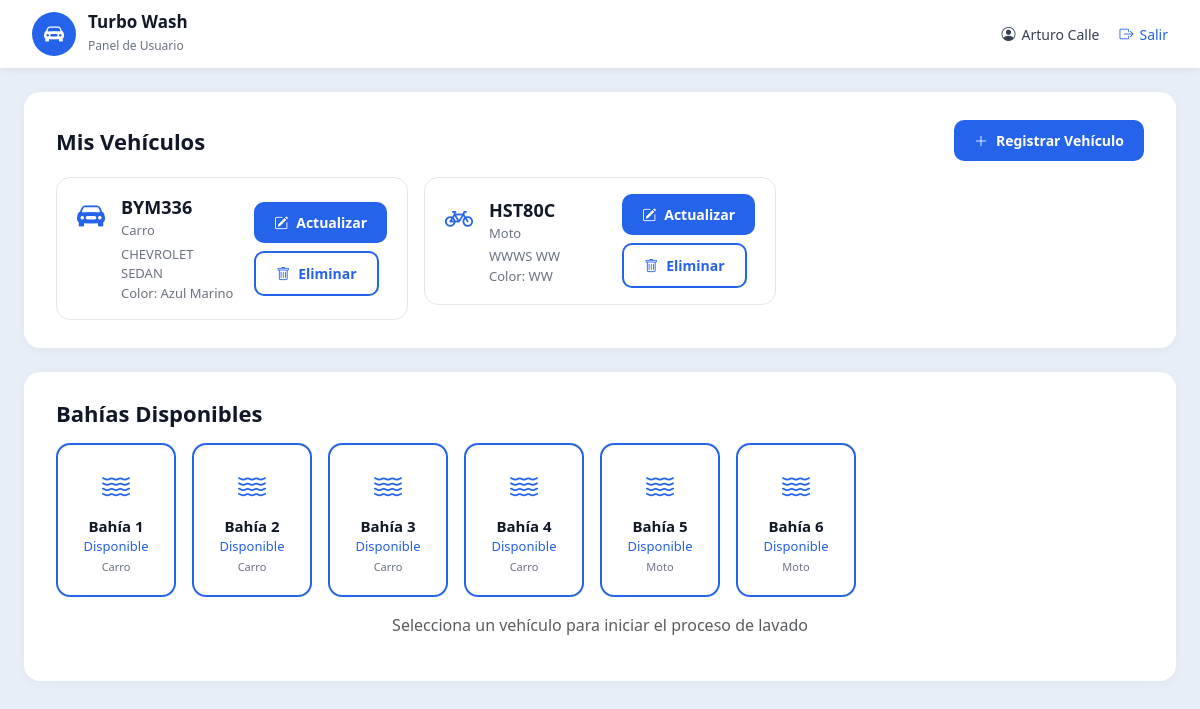
Screenshot of /panel/ (signed in) with the database file from the repository.
### core/models.py (models this page shows, shortened)
class PerfilUsuario(models.Model):
    user = models.OneToOneField(User, on_delete=models.CASCADE, related_name='perfil')
    documento_identidad = models.CharField(max_length=20)
    telefono = models.CharField(max_length=20)
    nombre_completo = models.CharField(max_length=150)
    vehiculo_registrado = models.BooleanField(default=False)
    class Meta:
        verbose_name = 'Perfil de Usuario'
        verbose_name_plural = 'Perfiles de Usuarios'

class Vehiculo(models.Model):
    TIPO_CHOICES = [
        ('Moto', 'Moto'),
        ('Carro', 'Carro'),
        ('Camioneta', 'Camioneta'),
    ]
    usuario = models.ForeignKey(User, on_delete=models.CASCADE, related_name='vehiculos')
    tipo = models.CharField(max_length=20, choices=TIPO_CHOICES)
    placa = models.CharField(max_length=10, unique=True)
    marca = models.CharField(max_length=50)
    modelo = models.CharField(max_length=50)
    color = models.CharField(max_length=30)
    class Meta:
        verbose_name = 'Vehículo'
        verbose_name_plural = 'Vehículos'

class Bahia(models.Model):
    TIPO_CHOICES = [
        ('Carro', 'Carro'),
        ('Moto', 'Moto'),
    ]
    numero = models.IntegerField(unique=True)
    tipo = models.CharField(max_length=10, choices=TIPO_CHOICES)
    ocupada = models.BooleanField(default=False)
    class Meta:
        verbose_name = 'Bahía'
        verbose_name_plural = 'Bahías'
        ordering = ['numero']

### core/views.py (the view)
# urls.py: path('panel/', views.dashboard_view, name='dashboard'),
@login_required
def dashboard_view(request):
    liberar_bahias_expiradas()
    vehiculos = Vehiculo.objects.filter(usuario=request.user)
    tipos_vehiculo = set(vehiculos.values_list('tipo', flat=True))
    tiene_moto = 'Moto' in tipos_vehiculo
    tiene_carro = 'Carro' in tipos_vehiculo or 'Camioneta' in tipos_vehiculo
    bahias = []
    if tiene_moto and tiene_carro:
        bahias = Bahia.objects.all()
    elif tiene_moto:
        bahias = Bahia.objects.filter(tipo='Moto')
    elif tiene_carro:
        bahias = Bahia.objects.filter(tipo='Carro')
    orden_activa = OrdenLavado.objects.filter(
        usuario=request.user,
        estado='en_progreso'
    ).first()
    vehiculos_en_lavado = set(
        OrdenLavado.objects.filter(
            usuario=request.user,
            estado='en_progreso'
        ).values_list('vehiculo_id', flat=True)
    )
    tiene_orden_activa = OrdenLavado.objects.filter(
        usuario=request.user,
        estado='en_progreso'
    ).exists()
    context = {
        'vehiculos': vehiculos,
        'bahias': bahias,
        'tiene_moto': tiene_moto,
        'tiene_carro': tiene_carro,
        'orden_activa': orden_activa,
        'vehiculos_en_lavado': vehiculos_en_lavado,
        'tiene_orden_activa': tiene_orden_activa,
    }
    return render(request, 'core/dashboard.html', context)

### core/views.py (called while the page is built)
def liberar_bahias_expiradas():
    ordenes_expiradas = OrdenLavado.objects.filter(
        estado='en_progreso',
        fecha_fin__lte=timezone.now()
    )
    for orden in ordenes_expiradas:
        orden.estado = 'completado'
        orden.save()
        if orden.bahia:
            orden.bahia.ocupada = False
            orden.bahia.save()

### templates/core/dashboard.html (shortened to what this page needs)
{% extends 'core/base.html' %}
{% block content %}
<nav class="navbar-custom d-flex justify-content-between align-items-center">
    <a href="{% url 'dashboard' %}" class="brand">
        <div class="brand-icon">
            <i class="bi bi-car-front-fill"></i>
        </div>
        <div class="brand-text">
            <h5>Turbo Wash</h5>
            <small>Panel de Usuario</small>
        </div>
    </a>
    <div class="navbar-actions">
        <a href="{% url 'perfil' %}" class="user-link">
            <i class="bi bi-person-circle"></i>
            {{ request.user.perfil.nombre_completo|default:request.user.username }}
        </a>
        <a href="{% url 'logout' %}" class="logout-link">
            <i class="bi bi-box-arrow-right"></i> Salir
        </a>
    </div>
</nav>
<div class="container-fluid" style="max-width: 1200px; padding: 24px;">
    <div class="section-card">
        <div class="d-flex justify-content-between align-items-center mb-3">
            <h2>Mis Vehículos</h2>
            <a href="{% url 'registrar_vehiculo' %}" class="btn-register-vehicle">
                <i class="bi bi-plus-lg"></i> Registrar Vehículo
            </a>
        </div>
        <div class="row g-3">
            {% for vehiculo in vehiculos %}
            <div class="col-md-4 col-sm-6">
                <div class="vehicle-card {% if vehiculo.id in vehiculos_en_lavado %}in-wash{% endif %} {% if selected_vehiculo_id == vehiculo.id %}selected{% endif %}"
                     data-vehiculo-id="{{ vehiculo.id }}"
                     data-vehiculo-tipo="{{ vehiculo.tipo }}"
                     data-en-lavado="{% if vehiculo.id in vehiculos_en_lavado %}true{% else %}false{% endif %}"
                     onclick="selectVehicle(this)">
                    <div class="d-flex align-items-center justify-content-between">
                        <div class="d-flex align-items-start gap-3">
                            <i class="bi {% if vehiculo.tipo == 'Moto' %}bi-bicycle{% else %}bi-car-front-fill{% endif %}"
                               style="font-size: 28px; color: var(--primary);"></i>
                            <div>
                                <div class="plate">{{ vehiculo.placa }}</div>
                                <div class="type-badge">{{ vehiculo.tipo }}</div>
                                <div class="details mt-1">
                                    {{ vehiculo.marca }} {{ vehiculo.modelo }}<br>
                                    Color: {{ vehiculo.color }}
                                </div>
                            </div>
                        </div>
                        <div class="vehicle-actions">
                            <a href="{% url 'actualizar_vehiculo' vehiculo.id %}" class="btn-vehicle-action btn-vehicle-update" onclick="event.stopPropagation();">
                                <i class="bi bi-pencil-square"></i> Actualizar
                            </a>
                            <form method="post" action="{% url 'eliminar_vehiculo' vehiculo.id %}" onsubmit="event.stopPropagation(); return confirm('¿Estás seguro de eliminar este vehículo?');">
                                <button type="submit" class="btn-vehicle-action btn-vehicle-delete" onclick="event.stopPropagation();">
                                    <i class="bi bi-trash"></i> Eliminar
                                </button>
                            </form>
                        </div>
                    </div>
                </div>
            </div>
            {% empty %}
            <div class="col-12">
                <p class="text-center text-muted">No tienes vehículos registrados.</p>
            </div>
            {% endfor %}
        </div>
    </div>
    {% if bahias %}
    <div class="section-card">
        <h2 class="mb-3">Bahías Disponibles</h2>
        <div class="d-flex flex-wrap gap-3">
            {% for bahia in bahias %}
            <div class="bay-card {% if bahia.ocupada %}occupied{% else %}available{% endif %}"
                 data-bahia-id="{{ bahia.id }}"
                 data-bahia-tipo="{{ bahia.tipo }}"
                     {% if not bahia.ocupada and not tiene_orden_activa %}onclick="selectBay(this)"{% endif %}>
                <div class="bay-icon">
                    <i class="bi bi-water"></i>
                </div>
                <div class="bay-name">Bahía {{ bahia.numero }}</div>
                <div class="bay-status">
                    {% if bahia.ocupada %}Ocupada{% else %}Disponible{% endif %}
                </div>
                <div class="bay-type-label">{{ bahia.tipo }}</div>
            </div>
            {% endfor %}
        </div>
        <p id="instruction-text" class="text-center text-muted mt-3">
            Selecciona un vehículo para iniciar el proceso de lavado
        </p>
    </div>
    {% endif %}
</div>
{% endblock %}

### static/css/styles.css (style rules this page uses)
:root { --primary: #2563EB; --primary-dark: #1D4ED8; --primary-light: #DBEAFE; --bg-main: #E8EEF7; --white: #FFFFFF; --gray-100: #F3F4F6; --gray-200: #E5E7EB; --gray-300: #D1D5DB; --gray-500: #6B7280; --gray-700: #374151; --gray-900: #111827; --success: #16A34A; --danger: #DC2626; }
* { box-sizing: border-box; }
body.bg-main { background-color: var(--bg-main); font-family: 'Segoe UI', system-ui, -apple-system, sans-serif; min-height: 100vh; }
.navbar-custom { background: var(--white); padding: 12px 32px; box-shadow: 0 2px 8px rgba(0,0,0,0.06); }
.navbar-custom .brand { display: flex; align-items: center; gap: 12px; text-decoration: none; }
.navbar-custom .brand-icon { width: 44px; height: 44px; background: var(--primary); border-radius: 50%; display: flex; align-items: center; justify-content: center; }
.navbar-custom .brand-icon i { font-size: 20px; color: var(--white); }
.navbar-custom .brand-text h5 { margin: 0; font-weight: 700; font-size: 17px; color: var(--gray-900); }
.navbar-custom .brand-text small { color: var(--gray-500); font-size: 12px; }
.navbar-actions { display: flex; align-items: center; gap: 20px; }
.navbar-actions a { text-decoration: none; display: flex; align-items: center; gap: 6px; font-weight: 500; font-size: 14px; }
.navbar-actions .user-link { color: var(--gray-700); }
.navbar-actions .logout-link { color: var(--primary); }
.section-card { background: var(--white); border-radius: 16px; padding: 28px 32px; margin-bottom: 24px; box-shadow: 0 2px 12px rgba(0,0,0,0.04); }
.section-card h2 { font-size: 22px; font-weight: 700; color: var(--gray-900); margin: 0; }
.vehicle-card { border: 1px solid var(--gray-200); border-radius: 14px; padding: 16px 20px; cursor: pointer; transition: all 0.2s; text-decoration: none; color: inherit; display: block; }
.vehicle-card .plate { font-size: 18px; font-weight: 700; color: var(--gray-900); }
.vehicle-card .type-badge { font-size: 13px; color: var(--gray-500); }
.vehicle-card .details { font-size: 13px; color: var(--gray-500); margin-top: 4px; }
.vehicle-actions { display: flex; flex-direction: column; gap: 8px; margin-left: 16px; }
.btn-vehicle-action { background: var(--primary); color: var(--white); border: none; border-radius: 10px; padding: 10px 20px; font-weight: 600; font-size: 14px; display: inline-flex; align-items: center; gap: 8px; text-decoration: none; cursor: pointer; transition: background 0.2s; white-space: nowrap; }
.btn-vehicle-delete { background: var(--white); color: var(--primary); border: 2px solid var(--primary); }
.btn-register-vehicle { background: var(--primary); color: var(--white); border: none; border-radius: 10px; padding: 10px 20px; font-weight: 600; font-size: 14px; display: inline-flex; align-items: center; gap: 8px; text-decoration: none; transition: background 0.2s; }
.bay-card { border: 2px solid var(--primary); border-radius: 14px; padding: 20px; text-align: center; cursor: pointer; transition: all 0.2s; min-width: 120px; }
.bay-card.available { border-color: var(--primary); background: var(--white); }
.bay-card .bay-icon { font-size: 28px; color: var(--primary); margin-bottom: 8px; }
.bay-card .bay-name { font-weight: 700; font-size: 15px; color: var(--gray-900); }
.bay-card .bay-status { font-size: 13px; font-weight: 500; }
.bay-card.available .bay-status { color: var(--primary); }
.bay-card .bay-type-label { font-size: 11px; color: var(--gray-500); margin-top: 2px; }

### rows the page displays
Vehiculo: placa "BYM336", tipo "Carro", marca "CHEVROLET", modelo "SEDAN", color "Azul Marino"
Vehiculo: placa "HST80C", tipo "Moto", marca "WWWS", modelo "WW", color "WW"
Bahia: numero "1", ocupada "Disponible", tipo "Carro"
Bahia: numero "2", ocupada "Disponible", tipo "Carro"
Bahia: numero "3", ocupada "Disponible", tipo "Carro"
Bahia: numero "4", ocupada "Disponible", tipo "Carro"
Bahia: numero "5", ocupada "Disponible", tipo "Moto"
Bahia: numero "6", ocupada "Disponible", tipo "Moto"

### other values shown
{{ request.user.perfil.nombre_completo|default:request.user.username }} "Arturo Calle"
